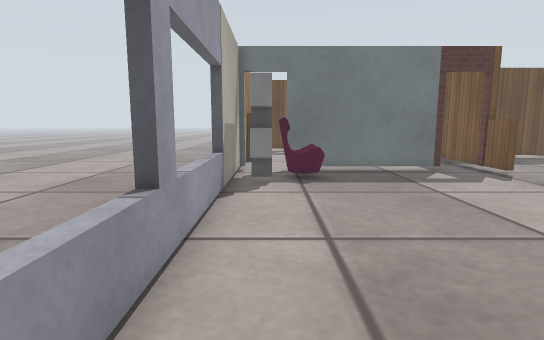
view 1 (above)

20 first-person views from a walk through a world built for the Gazebo simulator. The camera is 1 m above the floor, tilts 8° down and sees 80° across. The floor is counted in squares, 0.5 m on a side. Each view is taken from the middle of a square. On the plan, view 1 faces up. The plan holds only what a view shows up to about 18 squares ahead; the rest is blank. Gazebo's built-in surfaces are drawn with simple patterns. Some stock models are drawn as simple stand-ins. Surface patterns are stand-ins for the level's own textures.

view 2
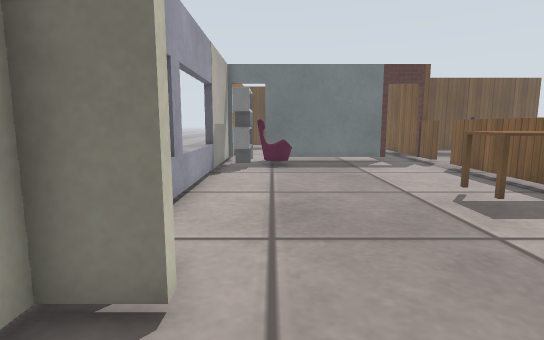

view 3
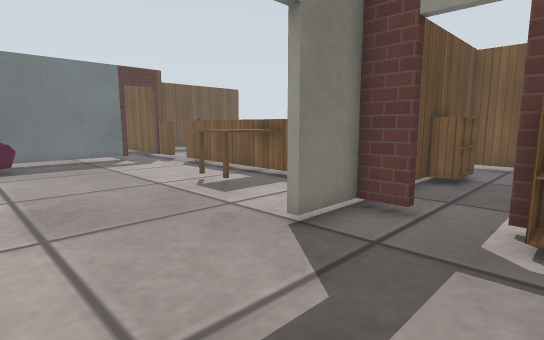

view 4
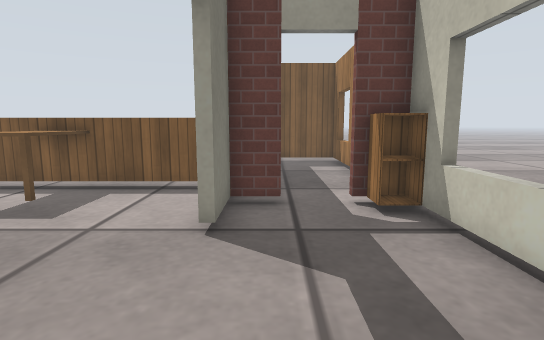

view 5
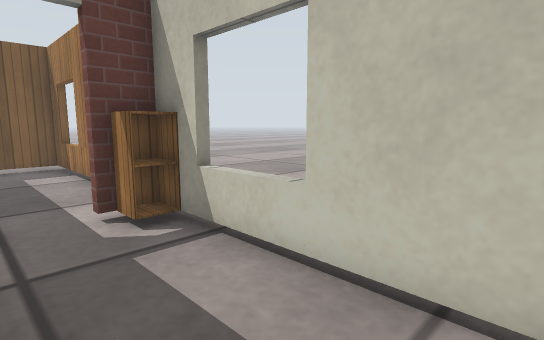

view 6
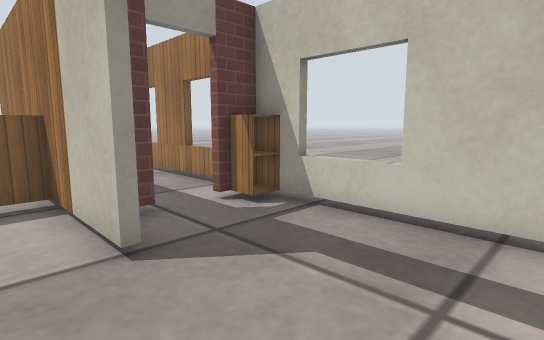

view 7
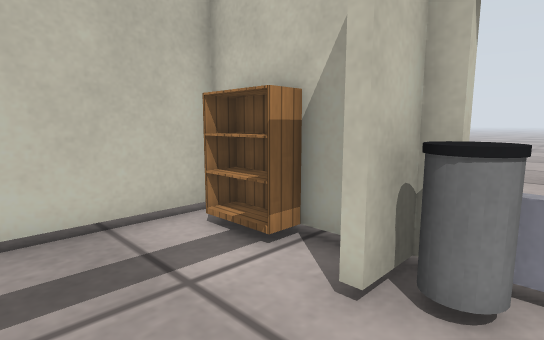

view 8
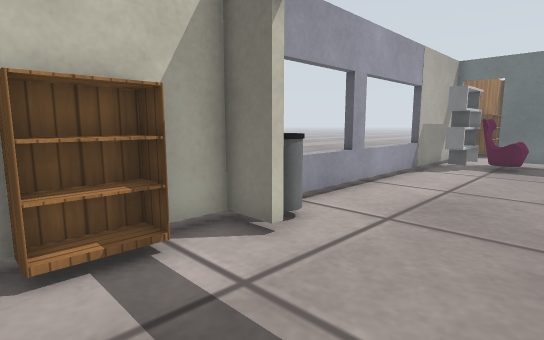

view 9
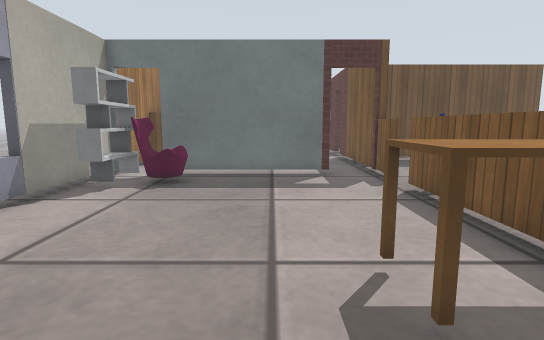

view 10
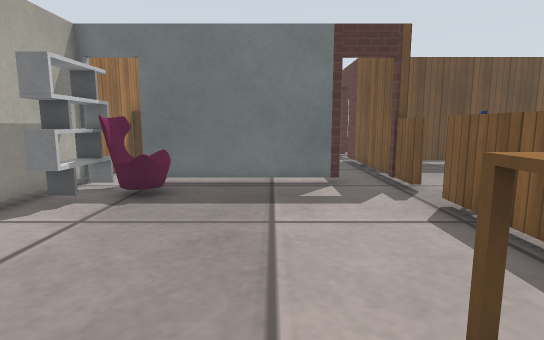

view 11
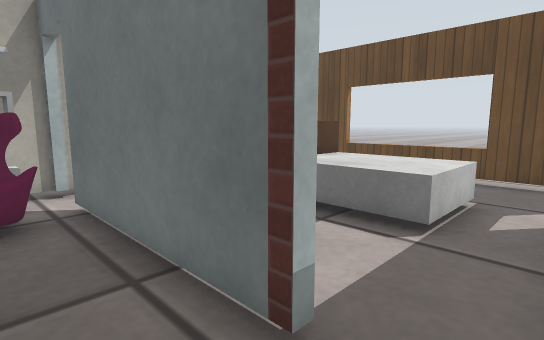

view 12
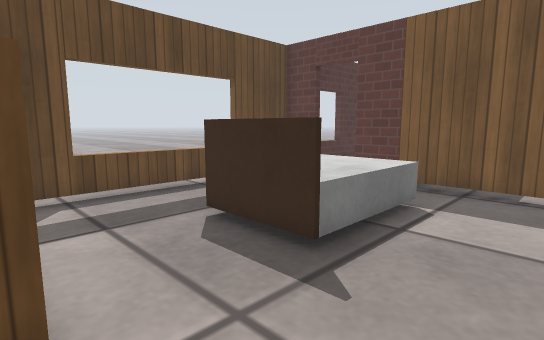

view 13
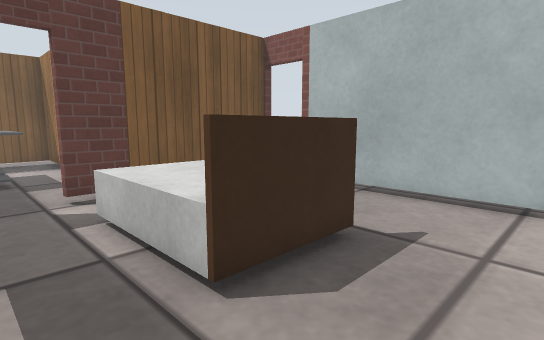

view 14
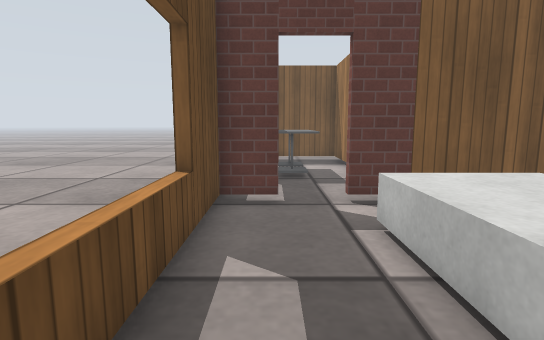

view 15
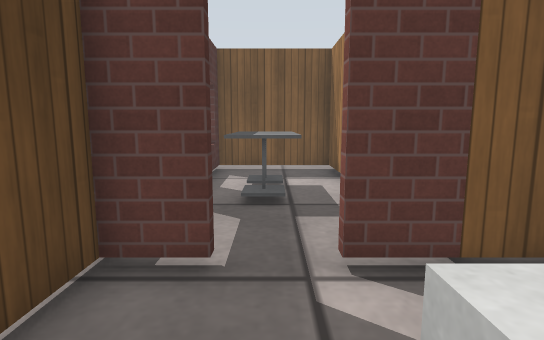

view 16
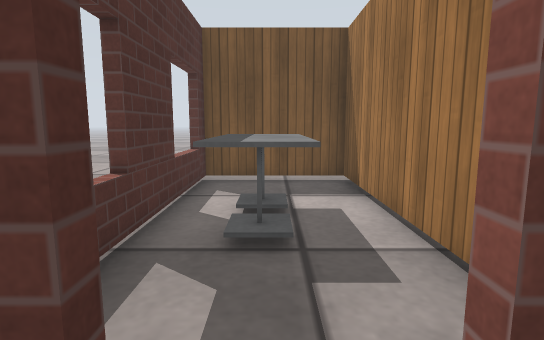

view 17
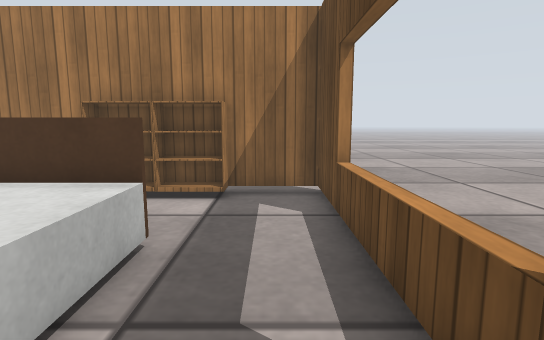

view 18
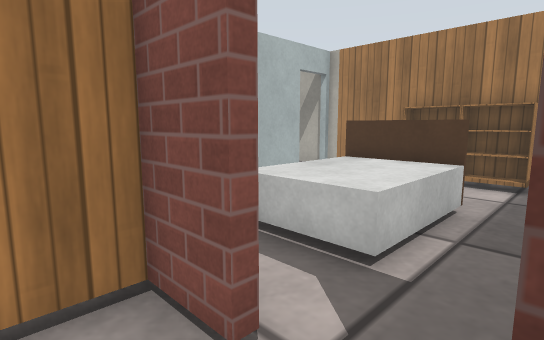

view 19
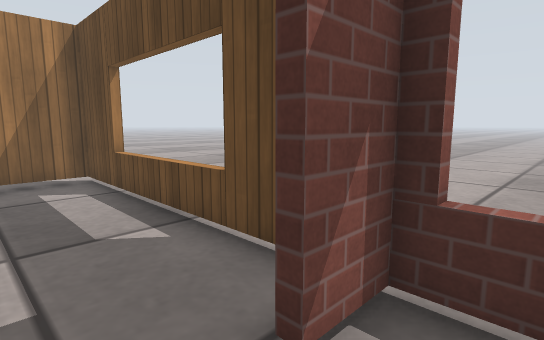

view 20
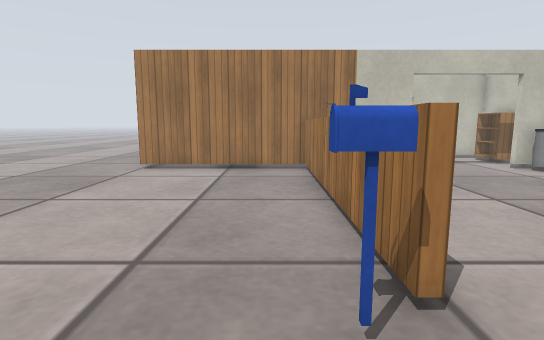

### Floor plan
Key: @ floor where view 1 was taken; # wall or solid block; . floor; D open door; = window, fence, low wall or low ledge; B bookshelf; T thing the floor can be seen under or through; S shelf; F sofa; A table; C cabinet; I bin; P postbox; E bed; L cafe table.
Columns run from 3 left of view 1 to 21 right of it. Each row starts with its distance up from view 1.
 26          ...
 25  ..............    ...
 24 .##TT=====TTT#==####==#..
 23 .#..........T...LLLL..T..
 22 .#..........D...LLLL..T..
 21  #B...EEEEE.D.........T..
 20  .B...EEEEE.#.........#..
 19   B...EEEEE.TT#########..
 18  #B...EEEEE.T.....
 17  #..........T.....
 16  #..........T....
 15  #..........T...
 14  #DDTTTTTTTDD...
 13  #.SFF......=..
 12  #.SFF........
 11  #.S........=P....
 10  #..........=......
  9  #..........=.......
  8  =..........=.......
  7  =..........=........
  6  =..........=.........
  5  =........AAA..........
  4  #........AAA...........
  3  =..........=...........
  2  =..........=............
  1  =..........=............
  0  #I@........=............
 -1  ##DDDDD#######CC####....
 -2  #........#....CC...#....
 -3  #B.......D.........#....
 -4  #B.......D.........#....
 -5  #......=CC........##.
 -6  #####===.  ==###==#

Positions as (right, up) in squares from view 1, and headings:
1: (0, 0), facing up
2: (1, -4), facing up
3: (0, -5), facing up-right
4: (-1, -2), facing right
5: (0, -2), facing down-right
6: (0, 1), facing down-right
7: (3, 1), facing down-left
8: (4, -5), facing up-left
9: (5, 1), facing up
10: (5, 3), facing up
11: (9, 12), facing up-left
12: (-1, 15), facing up-right
13: (0, 23), facing down-right
14: (1, 23), facing right
15: (5, 22), facing right
16: (8, 22), facing right
17: (8, 23), facing left
18: (11, 23), facing down-left
19: (11, 21), facing up-left
20: (11, 14), facing down
